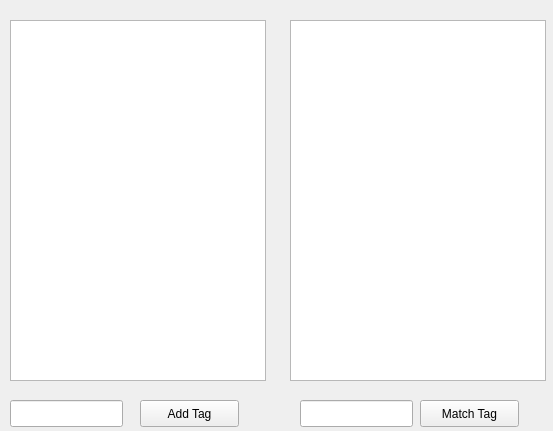
<?xml version="1.0" encoding="UTF-8"?>
<ui version="4.0">
 <class>tagMatchWidget</class>
 <widget class="QWidget" name="tagMatchWidget">
  <property name="geometry">
   <rect>
    <x>0</x>
    <y>0</y>
    <width>553</width>
    <height>431</height>
   </rect>
  </property>
  <property name="windowTitle">
   <string>Form</string>
  </property>
  <widget class="QPushButton" name="addBtn">
   <property name="geometry">
    <rect>
     <x>140</x>
     <y>400</y>
     <width>99</width>
     <height>27</height>
    </rect>
   </property>
   <property name="text">
    <string>Add Tag</string>
   </property>
  </widget>
  <widget class="QPushButton" name="matchBtn">
   <property name="geometry">
    <rect>
     <x>420</x>
     <y>400</y>
     <width>99</width>
     <height>27</height>
    </rect>
   </property>
   <property name="text">
    <string>Match Tag</string>
   </property>
  </widget>
  <widget class="QListView" name="addListView">
   <property name="geometry">
    <rect>
     <x>10</x>
     <y>20</y>
     <width>256</width>
     <height>361</height>
    </rect>
   </property>
  </widget>
  <widget class="QListView" name="matchListView">
   <property name="geometry">
    <rect>
     <x>290</x>
     <y>20</y>
     <width>256</width>
     <height>361</height>
    </rect>
   </property>
  </widget>
  <widget class="QLineEdit" name="addLineEdit">
   <property name="geometry">
    <rect>
     <x>10</x>
     <y>400</y>
     <width>113</width>
     <height>27</height>
    </rect>
   </property>
  </widget>
  <widget class="QLineEdit" name="matchLineEdit">
   <property name="geometry">
    <rect>
     <x>300</x>
     <y>400</y>
     <width>113</width>
     <height>27</height>
    </rect>
   </property>
  </widget>
 </widget>
 <resources/>
 <connections/>
</ui>
